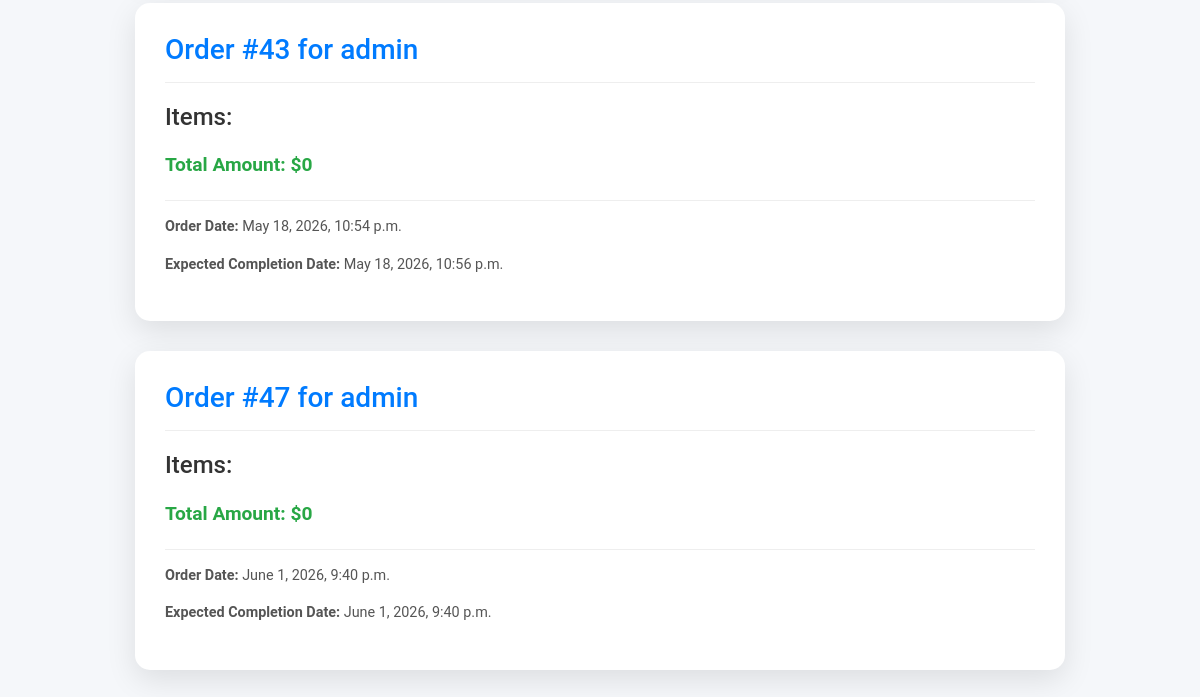
/user/check_orders/ (signed in, lower part), run on an earlier commit of the app's database.
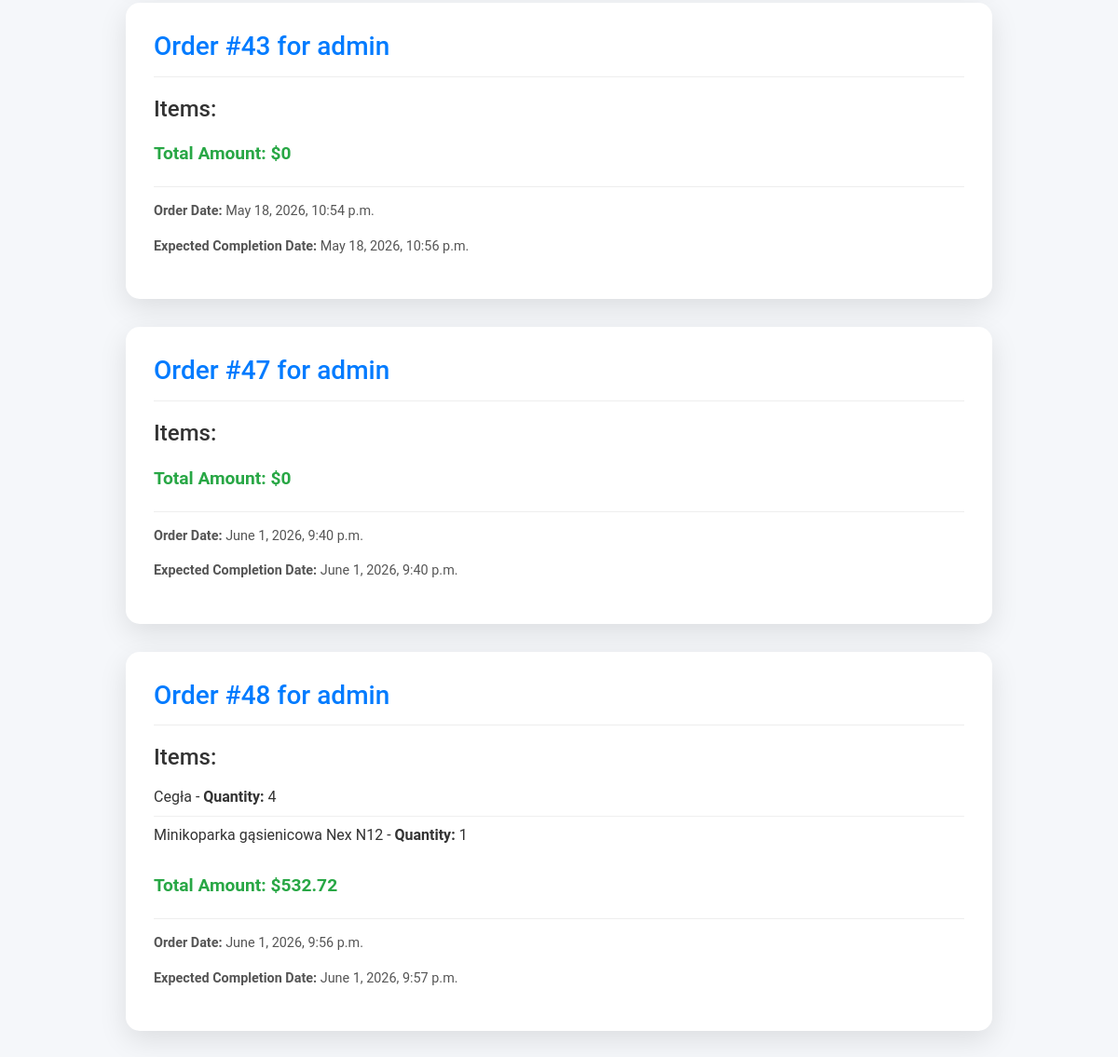
And on a later commit of the database.
### base/models.py (models this page shows, shortened)
class Order(models.Model):
    STATUS_CHOICES = [
        ('pending', 'Pending'),
        ('completed', 'Completed'),
        ('failed', 'Failed'),
        ('cancelled', 'Cancelled'),
    ]
    user = models.ForeignKey(settings.AUTH_USER_MODEL, on_delete=models.CASCADE)
    order_date = models.DateTimeField(auto_now_add=True)
    order_completion_date = models.DateTimeField(null=True, blank=True)
    payu_order_id = models.CharField(max_length=100, null=True, blank=True)
    payment_status = models.CharField(max_length=20, choices=STATUS_CHOICES, default='pending')
    total_amount = models.DecimalField(max_digits=10, decimal_places=2, default=0)
    def __str__(self):
        return f"Order #{self.id} for {self.user.username}"

class OrderProduct(models.Model):
    order = models.ForeignKey(Order, on_delete=models.CASCADE)
    cart_item = models.ForeignKey(CartItem, on_delete=models.CASCADE)

class CartItem(models.Model):
    cart = models.ForeignKey('Cart', on_delete=models.CASCADE, null=True, blank=True)
    product = models.ForeignKey(Product, on_delete=models.CASCADE, null=True, blank=True)
    equipment = models.ForeignKey(Equipment, on_delete=models.CASCADE, null=True, blank=True)
    product_quantity = models.PositiveIntegerField(default=1)
    equipment_quantity = models.PositiveIntegerField(default=1)
    rent_start_date = models.DateField(null=True, blank=True)
    rent_end_date = models.DateField(null=True, blank=True)

class Product(models.Model):
    name = models.CharField(max_length=100)
    description = models.TextField()
    price = models.DecimalField(max_digits=10, decimal_places=2)
    image = models.URLField()
    quantity = models.PositiveIntegerField(default=0)

class OrderEquipment(models.Model):
    order = models.ForeignKey(Order, on_delete=models.CASCADE)
    cart_item = models.ForeignKey(CartItem, on_delete=models.CASCADE)
    rental_rate_at_order = models.DecimalField(max_digits=10, decimal_places=2, null=True, blank=True)
    deposit_at_order = models.DecimalField(max_digits=10, decimal_places=2, null=True, blank=True)

class Equipment(models.Model):
    name = models.CharField(max_length=100)
    description = models.TextField()
    price = models.DecimalField(max_digits=10, decimal_places=2)
    image = models.URLField()
    quantity = models.PositiveIntegerField(default=0)
    rental_rate = models.DecimalField(
        "Stawka najmu (za dzień)",
        max_digits=10, decimal_places=2, default=0
    )
    rental_period = models.CharField(
        "Jednostka najmu",
        max_length=10,
        choices=[('day', 'dzień'), ('week', 'tydzień'), ('month', 'miesiąc')],
        default='day'
    )
    deposit = models.DecimalField(
        "Kaucja",
        max_digits=10, decimal_places=2, default=0
    )

### users/models.py (models this page shows, shortened)
class CustomUser(AbstractUser):
    email = models.EmailField(_('email address'), unique=True)
    USERNAME_FIELD = 'email'
    REQUIRED_FIELDS = ('username',)
    objects = CustomUserManager()

### users/views.py (the view)
# urls.py: path('check_orders/', views.check_orders, name='check_orders'),
@login_required
def check_orders(request):
    order_products_qs = OrderProduct.objects.select_related('cart_item__product')
    order_equipments_qs = OrderEquipment.objects.select_related('cart_item__equipment')
    orders = Order.objects.filter(user=request.user).prefetch_related(
        Prefetch('orderproduct_set', queryset=order_products_qs, to_attr='prefetched_products'),
        Prefetch('orderequipment_set', queryset=order_equipments_qs, to_attr='prefetched_equipments')
    )
    order_data = []
    for order in orders:
        order_products = getattr(order, 'prefetched_products', [])
        order_equipments = getattr(order, 'prefetched_equipments', [])
        total_amount_products = sum(
            op.cart_item.product.price * op.cart_item.product_quantity for op in order_products)
        total_amount_equipments = sum(
            oe.cart_item.equipment.price * oe.cart_item.equipment_quantity for oe in order_equipments)
        total_amount = total_amount_products + total_amount_equipments
        order_data.append({
            'order': order,
            'order_products': order_products,
            'order_equipments': order_equipments,
            'total_amount': total_amount
        })
    return render(request, 'users/check_orders.html', {'order_data': order_data})

### templates/users/check_orders.html (shortened to what this page needs)
{% include 'base/navbar.html' %}
{% load static %}
{% block extra_head %}
    <link rel="stylesheet" href="{% static 'orders.css' %}">
{% endblock %}
<div class="container">
    {% for order_info in order_data %}
    <div class="order-card">
        <div class="order-card-header">
            <h2>{{ order_info.order }}</h2>
        </div>
        <div class="order-card-body">
            <h4>Items:</h4>
            <ul>
                {% for product in order_info.order_products %}
                    <li>{{ product.cart_item.product.name }} - <strong>Quantity:</strong> {{ product.cart_item.product_quantity }}</li>
                {% endfor %}
                {% for equipment in order_info.order_equipments %}
                    <li>{{ equipment.cart_item.equipment.name }} - <strong>Quantity:</strong> {{ equipment.cart_item.equipment_quantity }}</li>
                {% endfor %}
            </ul>
            <p class="total-amount">Total Amount: ${{ order_info.total_amount }}</p>
        </div>
        <div class="order-card-footer">
            <p><strong>Order Date:</strong> {{ order_info.order.order_date }}</p>
            <p><strong>Expected Completion Date:</strong> {{ order_info.order.order_completion_date }}</p>
        </div>
    </div>
    {% empty %}
        <p>You have no orders yet.</p>
    {% endfor %}
</div>

What changed in the data, as far as the page shows it:
added Order: order "Order #48 for admin", total_amount "532.72", order.order_date "June 1, 2026, 9:56 p.m.", order.order_completion_date "June 1, 2026, 9:57 p.m."
added OrderProduct: cart_item.product.name "Cegła", cart_item.product_quantity "4"
added OrderEquipment: cart_item.equipment.name "Minikoparka gąsienicowa Nex N12", cart_item.equipment_quantity "1"
